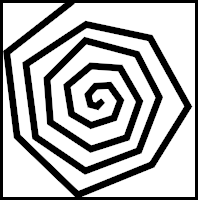
#> input picture Framework/img2maze/data/maze01.png, 198 x 200 px
$ python imgconvert.py data/maze01.png out.png
#> lines starting #> are read from the running program, lines starting #| are printed output that depends on the picture
import argparse
from PIL import Image


def main():
    # pass the image as command line argument
    parser = argparse.ArgumentParser(description=__doc__)
    parser.add_argument(
        'input_file',
        type=str,
        help="The maze as image file"
    )
    parser.add_argument(
        'output_file',
        type=str,
        help="The maze as text file"
    )
    args = parser.parse_args()

    image_path = args.input_file
    text_path = args.output_file

    img = Image.open(image_path)
#> img is the input picture: PIL image 198x200 RGB; min 0, max 255, mean 178.1

    # resize the image
    width, height = img.size
#> width = 198; height = 200
    aspect_ratio = height/width
#> aspect_ratio = 1.01
    new_width = 81
    new_height = aspect_ratio * new_width * 1.0
#> new_height = 81.82
    img = img.resize((new_width, int(new_height)))
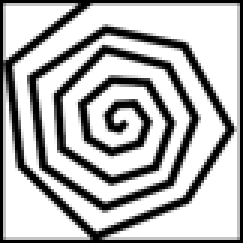
#> img: PIL image 81x81 RGB (shown 3 times larger); min 0, max 255, mean 178
    # new size of image
    # print(img.size)

    # convert image to greyscale format
    img = img.convert('L')
#> img: PIL image 81x81 L

    pixels = img.getdata()

    # # replace each pixel with a character from array
    chars = ["1", "0"]
    new_pixels = [chars[pixel//128] for pixel in pixels]
#> new_pixels = 6561 items, first 6: '1', '1', '1', '1', '1', '1'
    new_pixels = ''.join(new_pixels)

    # split string of chars into multiple strings of length equal to new width and create a list
    new_pixels_count = len(new_pixels)
#> new_pixels_count = 6561
    ascii_image = [new_pixels[index:index + new_width]
                   for index in range(0, new_pixels_count, new_width)]
#> ascii_image = 81 items
    ascii_image = "\n".join(ascii_image)

    b = ""
    for a in ascii_image.splitlines():
        b += ','.join(a)
        b += '\n'
#> this loop made 81 passes

    # write to a text file.
    with open(text_path, "w") as f:
        f.write(b)


if __name__ == "__main__":
    main()

$ run again, on Framework/img2maze/data/susanna01.png
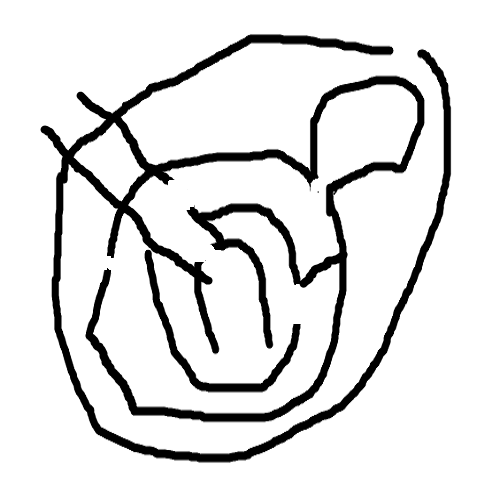
#> input picture Framework/img2maze/data/susanna01.png, 500 x 500 px
#> in main, img is the input picture: PIL image 500x500 RGB; min 0, max 255, mean 226.1
#> in main, `img = img.resize((new_width, int(new_height)))`:
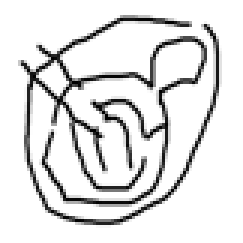
#> img: PIL image 81x81 RGB (shown 3 times larger); min 0, max 255, mean 225.2
#> new_pixels = 6561 items, first 6: '0', '0', '0', '0', '0', '0'
#> new_pixels_count = 6561
#> ascii_image = 81 items
#> the loop in main, `for a in ascii_image.splitlines():` made 81 passes
